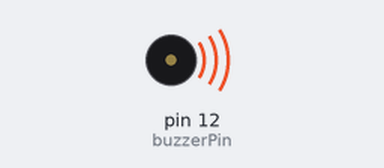
A sketch run on a simulated Arduino Uno, built with avr-gcc and run on an emulated ATmega328P. Parts: buzzer (waves = sounding). What the sketch prints to the serial monitor is not drawn.

Above: at 0.1 s.
Timing chart, 0 to 1.6 s (numbered marks = the images above):
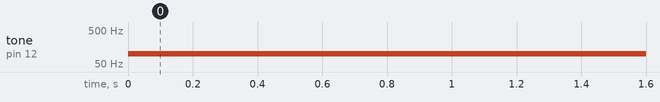

The sketch:

Task_1.2.1.ino
```cpp
const int buzzerPin = 12;
const int frequency = 100;
void setup() {
  pinMode(buzzerPin, OUTPUT);
  Serial.begin(9600);
  Serial.println("Start Buzzer");
}

void loop() {
  tone(buzzerPin, frequency);
}
```

Measured:
- by itself, tone on pin 12 (buzzerPin): silent → 100 Hz at 0.00 s
